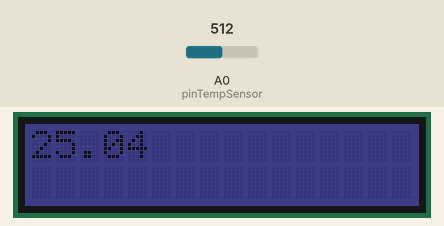
Simulated run of this sketch. Board: Arduino Uno, built with avr-gcc and run on an emulated ATmega328P. Shown: 16×2 character LCD. Inputs (shaded band) come from the test bench; at power-on: A0 (pinTempSensor) = 512.

Above: at 2.2 s.
2.3 s: A0 (pinTempSensor) set to 557
At 4.0 s:
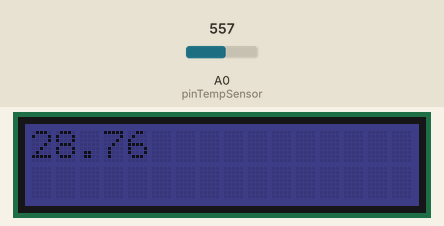
4.5 s: A0 (pinTempSensor) set to 585
At 6.0 s:
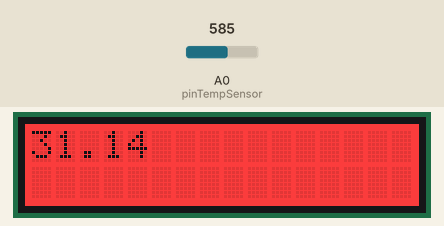
6.5 s: A0 (pinTempSensor) set to 511
At 7.9 s:
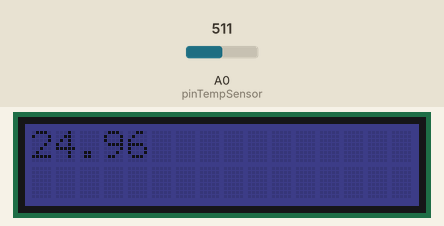
Timing chart, 0 to 9.5 s (numbered marks = the images above; inputs shaded):
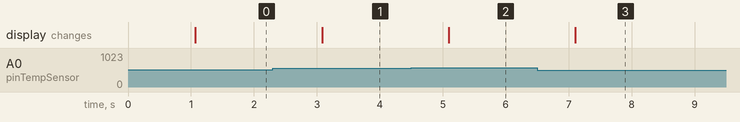

The sketch:

GroveTemp_LCD.ino
```cpp
// Mathtieu Croci
// Temp. Sensor plot on the LCD screen
// LCD has blue background but If the temperature goes above threschot is turned red

#include <math.h>
#include "rgb_lcd.h"
rgb_lcd lcd;

// Set the LED color Blu

const int colorR = 0;
const int colorG = 0;
int colorB = 100;

const int B = 4275;
const int R0 = 100000;
const int pinTempSensor = A0;

void setup(){
    Serial.begin(9600);
    lcd.begin(16, 2);
    lcd.setRGB(colorR, colorG, colorB);
    delay(1000);
}

void loop()
{
    int a = analogRead(pinTempSensor);

    float R = 1023.0/a-1.0;
    R = R0*R;
    float temp = 1.0/(log(R/R0)/B+1/298.15)-273.15; // convert to temperature via datameasurement

    // Print on the LCD

    lcd.setCursor(0, 0);
    lcd.print(temp);

    // Define a cut

    int cut = 30;


    if(temp>=cut){
      lcd.setRGB(255, 0, 0);  //Set to red
      }
    else{
      lcd.setRGB(0, 0, 100);
    }

    delay(1000);

}
```

Measured:
- the behaviour switches between 571 and 572 on A0 (pinTempSensor) (found by bisection; images 1 and 2)
- after the input at 2.3 s, the display: changes after 0.78 s (image 1)
- after the input at 4.5 s, the display: changes after 0.59 s (image 2)
- after the input at 6.5 s, the display: changes after 0.61 s (image 3)
